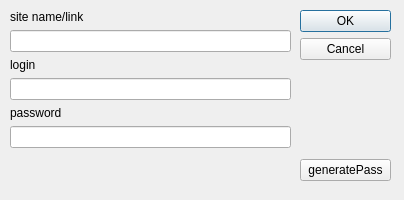
<?xml version="1.0" encoding="UTF-8"?>
<ui version="4.0">
 <class>DialogInput</class>
 <widget class="QDialog" name="DialogInput">
  <property name="geometry">
   <rect>
    <x>0</x>
    <y>0</y>
    <width>404</width>
    <height>200</height>
   </rect>
  </property>
  <property name="windowTitle">
   <string>DialogInput</string>
  </property>
  <widget class="QWidget" name="layoutWidget_2">
   <property name="geometry">
    <rect>
     <x>10</x>
     <y>10</y>
     <width>281</width>
     <height>171</height>
    </rect>
   </property>
   <layout class="QVBoxLayout" name="_2">
    <property name="spacing">
     <number>6</number>
    </property>
    <property name="leftMargin">
     <number>0</number>
    </property>
    <property name="topMargin">
     <number>0</number>
    </property>
    <property name="rightMargin">
     <number>0</number>
    </property>
    <property name="bottomMargin">
     <number>0</number>
    </property>
    <item>
     <widget class="QLabel" name="label">
      <property name="text">
       <string>site name/link</string>
      </property>
     </widget>
    </item>
    <item>
     <widget class="QLineEdit" name="lineEdit"/>
    </item>
    <item>
     <widget class="QLabel" name="label_2">
      <property name="text">
       <string>login</string>
      </property>
     </widget>
    </item>
    <item>
     <widget class="QLineEdit" name="lineEdit_2"/>
    </item>
    <item>
     <widget class="QLabel" name="label_3">
      <property name="text">
       <string>password</string>
      </property>
     </widget>
    </item>
    <item>
     <widget class="QLineEdit" name="lineEdit_3"/>
    </item>
    <item>
     <spacer name="spacer">
      <property name="orientation">
       <enum>Qt::Vertical</enum>
      </property>
      <property name="sizeHint" stdset="0">
       <size>
        <width>72</width>
        <height>38</height>
       </size>
      </property>
     </spacer>
    </item>
   </layout>
  </widget>
  <widget class="QWidget" name="layoutWidget">
   <property name="geometry">
    <rect>
     <x>300</x>
     <y>10</y>
     <width>91</width>
     <height>171</height>
    </rect>
   </property>
   <layout class="QVBoxLayout">
    <property name="spacing">
     <number>6</number>
    </property>
    <property name="leftMargin">
     <number>0</number>
    </property>
    <property name="topMargin">
     <number>0</number>
    </property>
    <property name="rightMargin">
     <number>0</number>
    </property>
    <property name="bottomMargin">
     <number>0</number>
    </property>
    <item>
     <widget class="QPushButton" name="okButton">
      <property name="text">
       <string>OK</string>
      </property>
     </widget>
    </item>
    <item>
     <widget class="QPushButton" name="cancelButton">
      <property name="text">
       <string>Cancel</string>
      </property>
     </widget>
    </item>
    <item>
     <spacer>
      <property name="orientation">
       <enum>Qt::Vertical</enum>
      </property>
      <property name="sizeHint" stdset="0">
       <size>
        <width>72</width>
        <height>38</height>
       </size>
      </property>
     </spacer>
    </item>
    <item>
     <widget class="QPushButton" name="generateButton">
      <property name="text">
       <string>generatePass</string>
      </property>
     </widget>
    </item>
   </layout>
  </widget>
 </widget>
 <layoutdefault spacing="6" margin="11"/>
 <resources/>
 <connections/>
</ui>
